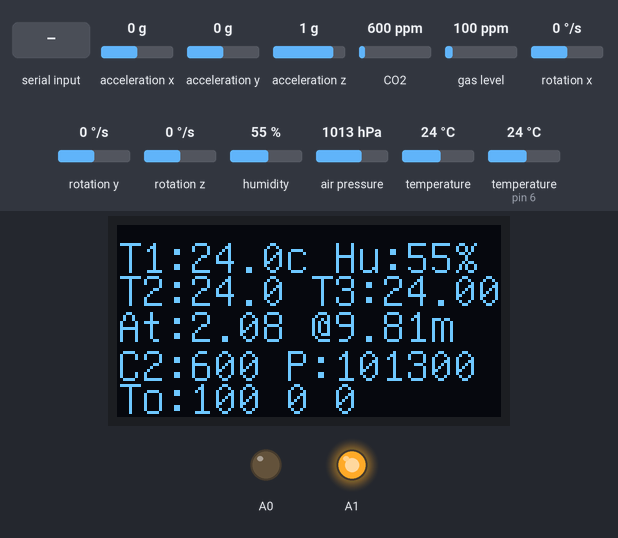
Bench run of a sketch on a simulated Arduino Uno, built with avr-gcc and run on an emulated ATmega328P. On the bench: 128×64 one-colour display, output pins drawn as LEDs (lit = HIGH). The inputs (shaded band) are chosen by the test bench; at power-on: acceleration x 0 g, CO2 600 ppm, humidity 55 %, acceleration y 0 g, acceleration z 1 g, gas level 100 ppm, rotation x 0 °/s, rotation y 0 °/s, rotation z 0 °/s, air pressure 1013 hPa, temperature 24 °C, temperature (sensor on pin 6) 24 °C. What the sketch prints to the serial monitor is not drawn.

Above: at 1.3 s.
1.4 s: "eCO2 \n" received over Serial
At 5.3 s:
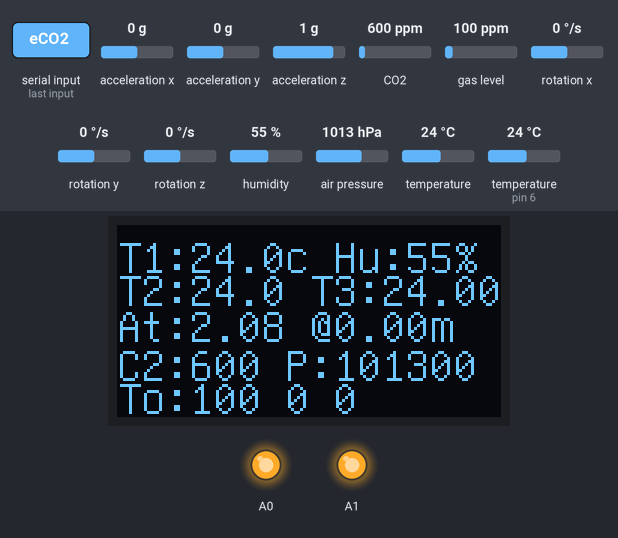
6.0 s: acceleration x set to -1.4 g
At 8.6 s:
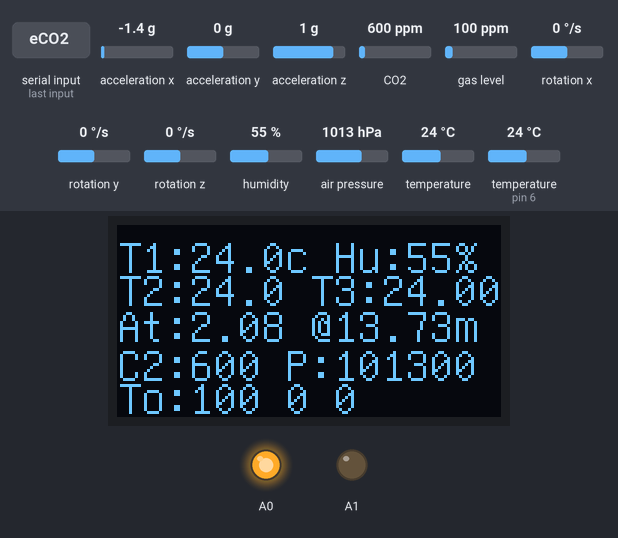
10.2 s: CO2 set to 977 ppm
At 12.2 s:
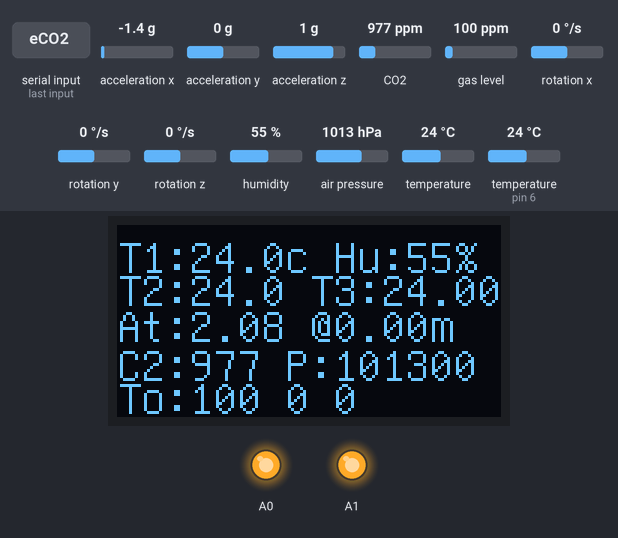
13.4 s: CO2 set to 1041 ppm
At 16.9 s:
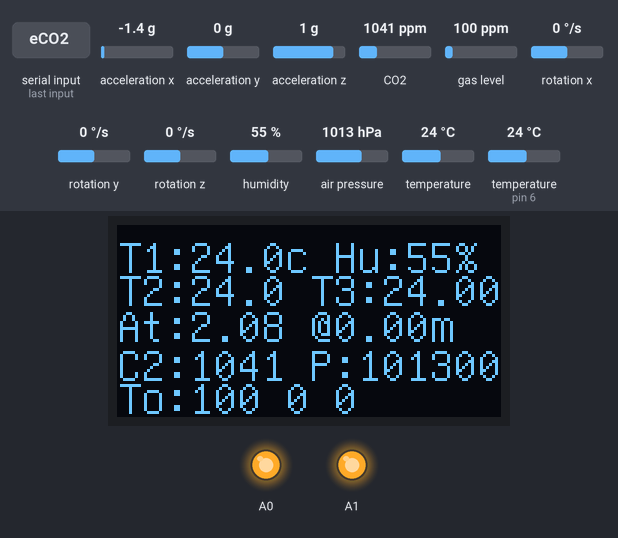
17.1 s: humidity set to 22 %
At 20.3 s:
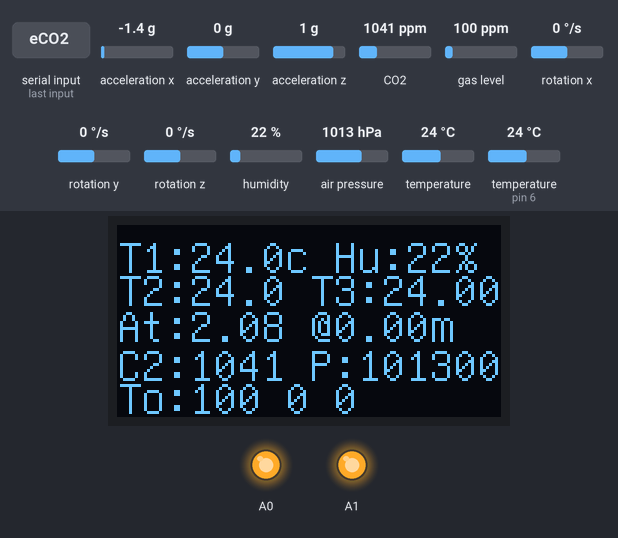
20.8 s: humidity set to 40 %
At 25.0 s:
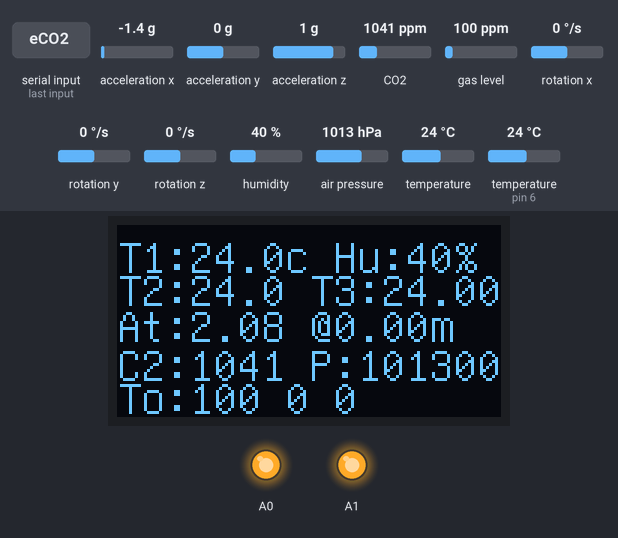
Timing chart, 0 to 25.5 s (numbered marks = the images above; inputs shaded):
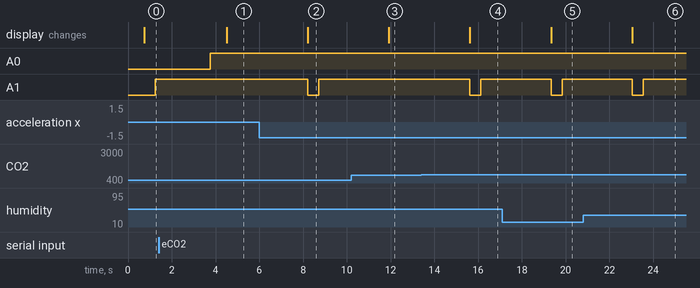

Measured:
- after the input at 1.4 s, A0: LOW → HIGH after 2.4 s
- after the input at 6.0 s, A1: HIGH → LOW after 2.2 s, → HIGH 0.50 s later; the display: changes after 2.2 s (image 2)
- after the input at 10.2 s, the display: changes after 1.7 s (image 3)
- after the input at 13.4 s, A1: HIGH → LOW after 2.2 s, → HIGH 0.50 s later; the display: changes after 2.2 s (image 4)
- after the input at 17.1 s, the display: changes after 2.2 s (image 5)
- after the input at 20.8 s, the display: changes after 2.3 s (image 6)

The sketch:

air-detector.ino
```cpp
#include <Wire.h>
#include "Adafruit_SGP30.h"
#include <Adafruit_BMP085.h>
#include <Adafruit_MPU6050.h>
#include <Adafruit_Sensor.h>
#include "DHT.h"
#include "U8glib.h"
#define DHTPIN 6                                             //定义温湿度针脚号为2号引脚
#define DHTTYPE DHT11                                                      //实例化一个对象
DHT dht(DHTPIN, DHTTYPE);
Adafruit_SGP30 sgp;
Adafruit_BMP085 bmp;
Adafruit_MPU6050 mpu;
/* return absolute humidity [mg/m^3] with approximation formula
  @param temperature [°C]
  @param humidity [%RH]
*/
float acc_x;
float acc_y;
float acc_z;

uint32_t getAbsoluteHumidity(float temperature, float humidity) {
  // approximation formula from Sensirion SGP30 Driver Integration chapter 3.15
  const float absoluteHumidity = 216.7f * ((humidity / 100.0f) * 6.112f * exp((17.62f * temperature) / (243.12f + temperature)) / (273.15f + temperature)); // [g/m^3]
  const uint32_t absoluteHumidityScaled = static_cast<uint32_t>(1000.0f * absoluteHumidity); // [mg/m^3]
  return absoluteHumidityScaled;
}

U8GLIB_SSD1306_128X64 u8g(U8G_I2C_OPT_NONE);
//void draw(void) {
//  // graphic commands to redraw the complete screen should be placed here
//
//}


void setup() {
  Serial.begin(57600);
  //pinMode(DHT11PIN, OUTPUT);
  Serial.println("HIJE-Air Probe");
  if (! sgp.begin()) {
    Serial.println("Sensor not found :(");
    while (1);
  }
  if (!bmp.begin()) {
    Serial.println("Could not find a valid BMP085 sensor, check wiring!");
    while (1) {}
  }
  if (!mpu.begin()) {
    Serial.println("Failed to find MPU6050 chip");
    while (1) {
      delay(10);
    }
  }
  //  Serial.print("Found SGP30 serial #");
  //  Serial.print(sgp.serialnumber[0], HEX);
  //  Serial.print(sgp.serialnumber[1], HEX);
  //  Serial.println(sgp.serialnumber[2], HEX);
  mpu.setAccelerometerRange(MPU6050_RANGE_8_G);
  mpu.setGyroRange(MPU6050_RANGE_500_DEG);
  mpu.setFilterBandwidth(MPU6050_BAND_21_HZ);

  // If you have a baseline measurement from before you can assign it to start, to 'self-calibrate'
  // sgp.setIAQBaseline(0x8480, 0x87F8);  // Will vary for each sensor! -old
  // sgp.setIAQBaseline(0x8C24, 0x87F8);
  //sgp.setIAQBaseline(0x84F3, 0x8F08);
  sgp.setIAQBaseline(0x8f69, 0x98a2);

  Serial.println("Tempeature1(°C)\tHumidity(%RH)\tTempeature2(°C)\tTempeature3(°C)\tAltitude(M)\tPressure(x1000Pa)\tTVOC(ppb)\teCO2(x10ppm)\tAcc(m/s)");                        //打印出Tempeature:
  dht.begin();
}

//int counter = 0;

void loop() {
//蓝牙无线上传、触发重启
 while (Serial.available() > 0) {
    char rece = Serial.read();
    //delay(10);
    if (rece == ' ')//至关重要，判断的结束符合，多次测试出nano为空格。
    {
      Serial.println("reset get...");
      pinMode(A0,OUTPUT);
      digitalWrite(A0, LOW);    // 将reset管脚的电平拉低50ms，起到复位的作用

      delay(50);

      digitalWrite(A0, HIGH); //

    }
 }

  //int chk = DHT11.read(DHT11PIN);                 //将读取到的值赋给chk

  float tem = dht.readTemperature();             //将温度值赋值给tem
  int hum = dht.readHumidity();              //将湿度值赋给hum
  //pa-altitude
  float bmp_tem = bmp.readTemperature();
  long bmp_pre = bmp.readPressure();
  float bmp_alti = bmp.readAltitude();
  //mpu6050
  sensors_event_t a, g, temp;
  mpu.getEvent(&a, &g, &temp);
  float mpu_tem = temp.temperature;


  Serial.print(tem);                                     //打印温度结果
  Serial.print("\t");

  //Serial.print("\tHumidity:");                            //打印出Humidity:
  Serial.print(hum);                                     //打印出湿度结果
  Serial.print("\t");

  Serial.print(bmp_tem);                                     //
  Serial.print("\t");
  Serial.print(mpu_tem);         //mpu6050-temp
  Serial.print("\t");
  Serial.print(bmp_alti);                                     //
  Serial.print("\t");
  Serial.print(bmp_pre / 1000.00);                                   //
  Serial.print("\t");

  //Serial.println("%");                                  //打印出%
  // If you have a temperature / humidity sensor, you can set the absolute humidity to enable the humditiy compensation for the air quality signals
//  float temperature = tem; // [°C]
//  float humidity = hum; // [%RH]
//  sgp.setHumidity(getAbsoluteHumidity(temperature, humidity));

  if (! sgp.IAQmeasure()) {
    //   Serial.println("Measurement failed");
    return;
  }
  // Serial.print("TVOC "); Serial.print(sgp.TVOC); Serial.print(" ppb\t");
  // Serial.print("eCO2 "); Serial.print(sgp.eCO2); Serial.println(" ppm");
  int tvoc = sgp.TVOC;
  int eco2 = sgp.eCO2;
  Serial.print(tvoc);
  Serial.print("\t");
  Serial.print(eco2 / 10.00000);
  Serial.print("\t");
  if (! sgp.IAQmeasureRaw()) {
    //    Serial.println("Raw Measurement failed");
    return;
  }
  // Serial.print("Raw H2 "); Serial.print(sgp.rawH2); Serial.print(" \t");
  // Serial.print("Raw Ethanol "); Serial.print(sgp.rawEthanol); Serial.println("");


  //  Serial.print(sgp.rawH2 / 1000.000);
  //  Serial.print("\t");
  //  Serial.println(sgp.rawEthanol / 1000.000);


  float acc_x0 = a.acceleration.x;
  float acc_y0 = a.acceleration.y;
  float acc_z0 = a.acceleration.z;
  float acc_x1 = abs(acc_x0 - acc_x);
  float acc_y1 = abs(acc_y0 - acc_y);
  float acc_z1 = abs(acc_z0 - acc_z);

  float max_acc;
  if (acc_x1 >= acc_y1) {
    max_acc = acc_x1;
  } else {
    max_acc = acc_y1;
  }
  if (max_acc <= acc_z1) {
    max_acc = acc_z1;
  }
  acc_x =  acc_x0;
  acc_y =  acc_y0;
  acc_z =  acc_z0;


  Serial.println(max_acc);

  //  Serial.print("\t");
  //  Serial.print(a.acceleration.y);
  //  Serial.print("\t");
  //  Serial.print(a.acceleration.z);


  //
  //  counter++;
  //if (counter == 30) {
  //    counter = 0;

  uint16_t TVOC_base, eCO2_base;
  if (! sgp.getIAQBaseline(&eCO2_base, &TVOC_base)) {
    //   Serial.println("Failed to get baseline readings");
    return;
  }
  // Serial.print("****Baseline values: eCO2: 0x"); Serial.print(eCO2_base, HEX);
  //Serial.print(" & TVOC: 0x"); Serial.println(TVOC_base, HEX);


  // }
  //show oled:
  u8g.firstPage();
  do {
    u8g.setFont(u8g_font_unifont);
    u8g.setPrintPos(0, 16);
    // call procedure from base class, http://arduino.cc/en/Serial/Print
    u8g.print("T1:"); u8g.print(tem, 1); u8g.print("c Hu:"); u8g.print(hum); u8g.print("%");


    u8g.setPrintPos(0, 27);
    u8g.print("T2:"); u8g.print(bmp_tem, 1); u8g.print(" "); u8g.print("T3:"); u8g.print(mpu_tem); u8g.print("c");
    // u8g.print(DHT11.temperature,0);
    u8g.setPrintPos(0, 39);
    u8g.print("At:"); u8g.print(bmp_alti); u8g.print(" "); u8g.print("@"); u8g.print(max_acc); u8g.print("m");

    //u8g.print(DHT11.humidity,0);
    u8g.setPrintPos(0, 52);
    u8g.print("C2:"); u8g.print(eco2); u8g.print(" P:"); u8g.print(bmp_pre);
    u8g.setPrintPos(0, 63);
    u8g.print("To:"); u8g.print(tvoc); u8g.print(" "); u8g.print(eCO2_base, HEX); u8g.print(" "); u8g.print(TVOC_base, HEX);

  } while ( u8g.nextPage() );

if (eco2>1000 || max_acc> 0.1){
  pinMode(A1,OUTPUT);
        digitalWrite(A1, LOW);    // 将reset管脚的电平拉低50ms，起到复位的作用

      delay(500);

      digitalWrite(A1, HIGH); //

       delay(2460);

  }else{

 delay(2960);

    }


}
```
